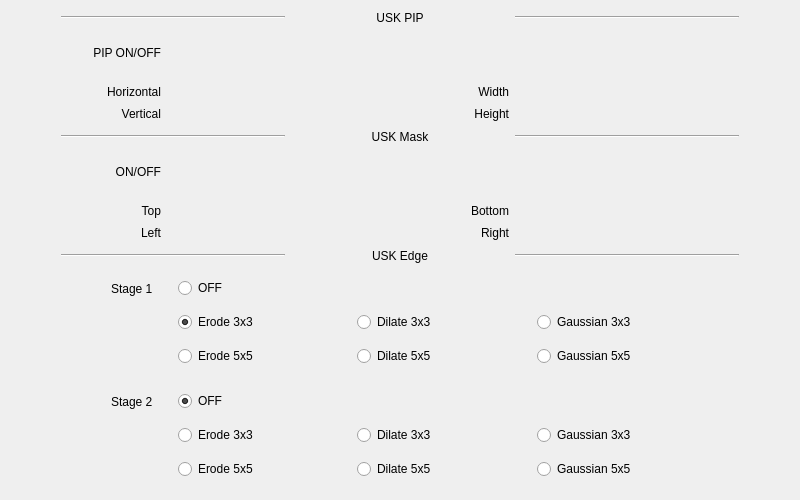
<?xml version="1.0" encoding="UTF-8"?>
<ui version="4.0">
 <class>CUE01_USK_Widget_Form</class>
 <widget class="QWidget" name="CUE01_USK_Widget_Form">
  <property name="geometry">
   <rect>
    <x>0</x>
    <y>0</y>
    <width>800</width>
    <height>500</height>
   </rect>
  </property>
  <property name="windowTitle">
   <string>Form</string>
  </property>
  <layout class="QHBoxLayout" name="horizontalLayout_9">
   <item>
    <spacer name="horizontalSpacer_13">
     <property name="orientation">
      <enum>Qt::Horizontal</enum>
     </property>
     <property name="sizeType">
      <enum>QSizePolicy::Maximum</enum>
     </property>
     <property name="sizeHint" stdset="0">
      <size>
       <width>50</width>
       <height>20</height>
      </size>
     </property>
    </spacer>
   </item>
   <item>
    <layout class="QVBoxLayout" name="verticalLayout_4">
     <item>
      <layout class="QHBoxLayout" name="horizontalLayout">
       <property name="spacing">
        <number>3</number>
       </property>
       <item>
        <widget class="Line" name="line">
         <property name="orientation">
          <enum>Qt::Horizontal</enum>
         </property>
        </widget>
       </item>
       <item>
        <widget class="QLabel" name="label">
         <property name="text">
          <string>USK PIP</string>
         </property>
         <property name="alignment">
          <set>Qt::AlignCenter</set>
         </property>
        </widget>
       </item>
       <item>
        <widget class="Line" name="line_2">
         <property name="orientation">
          <enum>Qt::Horizontal</enum>
         </property>
        </widget>
       </item>
      </layout>
     </item>
     <item>
      <layout class="QHBoxLayout" name="horizontalLayout_3">
       <property name="spacing">
        <number>13</number>
       </property>
       <item>
        <widget class="QLabel" name="label_3">
         <property name="minimumSize">
          <size>
           <width>100</width>
           <height>0</height>
          </size>
         </property>
         <property name="maximumSize">
          <size>
           <width>100</width>
           <height>16777215</height>
          </size>
         </property>
         <property name="text">
          <string>PIP ON/OFF</string>
         </property>
         <property name="alignment">
          <set>Qt::AlignRight|Qt::AlignTrailing|Qt::AlignVCenter</set>
         </property>
        </widget>
       </item>
       <item>
        <widget class="SwitchBtn" name="widget_pip_switchbtn" native="true"/>
       </item>
       <item>
        <spacer name="horizontalSpacer">
         <property name="orientation">
          <enum>Qt::Horizontal</enum>
         </property>
         <property name="sizeType">
          <enum>QSizePolicy::Expanding</enum>
         </property>
         <property name="sizeHint" stdset="0">
          <size>
           <width>40</width>
           <height>20</height>
          </size>
         </property>
        </spacer>
       </item>
      </layout>
     </item>
     <item>
      <layout class="QGridLayout" name="gridLayout_3">
       <property name="horizontalSpacing">
        <number>18</number>
       </property>
       <property name="verticalSpacing">
        <number>0</number>
       </property>
       <item row="0" column="1">
        <widget class="SingleSliderWithDoubleSpinbox" name="widget_pip_hori" native="true"/>
       </item>
       <item row="0" column="2">
        <spacer name="horizontalSpacer_7">
         <property name="orientation">
          <enum>Qt::Horizontal</enum>
         </property>
         <property name="sizeType">
          <enum>QSizePolicy::Maximum</enum>
         </property>
         <property name="sizeHint" stdset="0">
          <size>
           <width>40</width>
           <height>20</height>
          </size>
         </property>
        </spacer>
       </item>
       <item row="1" column="0">
        <widget class="QLabel" name="label_9">
         <property name="minimumSize">
          <size>
           <width>100</width>
           <height>0</height>
          </size>
         </property>
         <property name="maximumSize">
          <size>
           <width>100</width>
           <height>16777215</height>
          </size>
         </property>
         <property name="text">
          <string>Vertical</string>
         </property>
         <property name="alignment">
          <set>Qt::AlignRight|Qt::AlignTrailing|Qt::AlignVCenter</set>
         </property>
        </widget>
       </item>
       <item row="0" column="0">
        <widget class="QLabel" name="label_8">
         <property name="minimumSize">
          <size>
           <width>100</width>
           <height>0</height>
          </size>
         </property>
         <property name="maximumSize">
          <size>
           <width>100</width>
           <height>16777215</height>
          </size>
         </property>
         <property name="text">
          <string>Horizontal</string>
         </property>
         <property name="alignment">
          <set>Qt::AlignRight|Qt::AlignTrailing|Qt::AlignVCenter</set>
         </property>
        </widget>
       </item>
       <item row="1" column="2">
        <spacer name="horizontalSpacer_8">
         <property name="orientation">
          <enum>Qt::Horizontal</enum>
         </property>
         <property name="sizeType">
          <enum>QSizePolicy::Maximum</enum>
         </property>
         <property name="sizeHint" stdset="0">
          <size>
           <width>40</width>
           <height>20</height>
          </size>
         </property>
        </spacer>
       </item>
       <item row="0" column="4">
        <widget class="SingleSliderWithDoubleSpinbox" name="widget_pip_width" native="true"/>
       </item>
       <item row="1" column="4">
        <widget class="SingleSliderWithDoubleSpinbox" name="widget_pip_height" native="true"/>
       </item>
       <item row="1" column="1">
        <widget class="SingleSliderWithDoubleSpinbox" name="widget_pip_verti" native="true"/>
       </item>
       <item row="0" column="3">
        <widget class="QLabel" name="label_10">
         <property name="minimumSize">
          <size>
           <width>60</width>
           <height>0</height>
          </size>
         </property>
         <property name="maximumSize">
          <size>
           <width>60</width>
           <height>16777215</height>
          </size>
         </property>
         <property name="text">
          <string>Width</string>
         </property>
         <property name="alignment">
          <set>Qt::AlignRight|Qt::AlignTrailing|Qt::AlignVCenter</set>
         </property>
        </widget>
       </item>
       <item row="1" column="3">
        <widget class="QLabel" name="label_11">
         <property name="minimumSize">
          <size>
           <width>60</width>
           <height>0</height>
          </size>
         </property>
         <property name="maximumSize">
          <size>
           <width>60</width>
           <height>16777215</height>
          </size>
         </property>
         <property name="text">
          <string>Height</string>
         </property>
         <property name="alignment">
          <set>Qt::AlignRight|Qt::AlignTrailing|Qt::AlignVCenter</set>
         </property>
        </widget>
       </item>
      </layout>
     </item>
     <item>
      <layout class="QHBoxLayout" name="horizontalLayout_2">
       <property name="spacing">
        <number>3</number>
       </property>
       <item>
        <widget class="Line" name="line_3">
         <property name="orientation">
          <enum>Qt::Horizontal</enum>
         </property>
        </widget>
       </item>
       <item>
        <widget class="QLabel" name="label_2">
         <property name="text">
          <string>USK Mask</string>
         </property>
         <property name="alignment">
          <set>Qt::AlignCenter</set>
         </property>
        </widget>
       </item>
       <item>
        <widget class="Line" name="line_4">
         <property name="orientation">
          <enum>Qt::Horizontal</enum>
         </property>
        </widget>
       </item>
      </layout>
     </item>
     <item>
      <layout class="QHBoxLayout" name="horizontalLayout_4">
       <property name="spacing">
        <number>13</number>
       </property>
       <item>
        <widget class="QLabel" name="label_4">
         <property name="minimumSize">
          <size>
           <width>100</width>
           <height>0</height>
          </size>
         </property>
         <property name="maximumSize">
          <size>
           <width>100</width>
           <height>16777215</height>
          </size>
         </property>
         <property name="text">
          <string>ON/OFF</string>
         </property>
         <property name="alignment">
          <set>Qt::AlignRight|Qt::AlignTrailing|Qt::AlignVCenter</set>
         </property>
        </widget>
       </item>
       <item>
        <widget class="SwitchBtn" name="widget_mask_switchbtn" native="true"/>
       </item>
       <item>
        <spacer name="horizontalSpacer_2">
         <property name="orientation">
          <enum>Qt::Horizontal</enum>
         </property>
         <property name="sizeType">
          <enum>QSizePolicy::Expanding</enum>
         </property>
         <property name="sizeHint" stdset="0">
          <size>
           <width>40</width>
           <height>20</height>
          </size>
         </property>
        </spacer>
       </item>
      </layout>
     </item>
     <item>
      <layout class="QGridLayout" name="gridLayout_4">
       <property name="horizontalSpacing">
        <number>18</number>
       </property>
       <property name="verticalSpacing">
        <number>0</number>
       </property>
       <item row="0" column="0">
        <widget class="QLabel" name="label_12">
         <property name="minimumSize">
          <size>
           <width>100</width>
           <height>0</height>
          </size>
         </property>
         <property name="maximumSize">
          <size>
           <width>100</width>
           <height>16777215</height>
          </size>
         </property>
         <property name="text">
          <string>Top</string>
         </property>
         <property name="alignment">
          <set>Qt::AlignRight|Qt::AlignTrailing|Qt::AlignVCenter</set>
         </property>
        </widget>
       </item>
       <item row="0" column="4">
        <widget class="SingleSliderWithDoubleSpinbox" name="widget_mask_bottom" native="true"/>
       </item>
       <item row="1" column="0">
        <widget class="QLabel" name="label_13">
         <property name="minimumSize">
          <size>
           <width>100</width>
           <height>0</height>
          </size>
         </property>
         <property name="maximumSize">
          <size>
           <width>100</width>
           <height>16777215</height>
          </size>
         </property>
         <property name="text">
          <string>Left</string>
         </property>
         <property name="alignment">
          <set>Qt::AlignRight|Qt::AlignTrailing|Qt::AlignVCenter</set>
         </property>
        </widget>
       </item>
       <item row="1" column="2">
        <spacer name="horizontalSpacer_10">
         <property name="orientation">
          <enum>Qt::Horizontal</enum>
         </property>
         <property name="sizeType">
          <enum>QSizePolicy::Maximum</enum>
         </property>
         <property name="sizeHint" stdset="0">
          <size>
           <width>40</width>
           <height>20</height>
          </size>
         </property>
        </spacer>
       </item>
       <item row="1" column="1">
        <widget class="SingleSliderWithDoubleSpinbox" name="widget_mask_left" native="true"/>
       </item>
       <item row="0" column="1">
        <widget class="SingleSliderWithDoubleSpinbox" name="widget_mask_top" native="true"/>
       </item>
       <item row="1" column="4">
        <widget class="SingleSliderWithDoubleSpinbox" name="widget_mask_right" native="true"/>
       </item>
       <item row="0" column="2">
        <spacer name="horizontalSpacer_9">
         <property name="orientation">
          <enum>Qt::Horizontal</enum>
         </property>
         <property name="sizeType">
          <enum>QSizePolicy::Maximum</enum>
         </property>
         <property name="sizeHint" stdset="0">
          <size>
           <width>40</width>
           <height>20</height>
          </size>
         </property>
        </spacer>
       </item>
       <item row="0" column="3">
        <widget class="QLabel" name="label_14">
         <property name="minimumSize">
          <size>
           <width>60</width>
           <height>0</height>
          </size>
         </property>
         <property name="maximumSize">
          <size>
           <width>60</width>
           <height>16777215</height>
          </size>
         </property>
         <property name="text">
          <string>Bottom</string>
         </property>
         <property name="alignment">
          <set>Qt::AlignRight|Qt::AlignTrailing|Qt::AlignVCenter</set>
         </property>
        </widget>
       </item>
       <item row="1" column="3">
        <widget class="QLabel" name="label_15">
         <property name="minimumSize">
          <size>
           <width>60</width>
           <height>0</height>
          </size>
         </property>
         <property name="maximumSize">
          <size>
           <width>60</width>
           <height>16777215</height>
          </size>
         </property>
         <property name="text">
          <string>Right</string>
         </property>
         <property name="alignment">
          <set>Qt::AlignRight|Qt::AlignTrailing|Qt::AlignVCenter</set>
         </property>
        </widget>
       </item>
      </layout>
     </item>
     <item>
      <layout class="QHBoxLayout" name="horizontalLayout_5">
       <property name="spacing">
        <number>3</number>
       </property>
       <item>
        <widget class="Line" name="line_5">
         <property name="orientation">
          <enum>Qt::Horizontal</enum>
         </property>
        </widget>
       </item>
       <item>
        <widget class="QLabel" name="label_5">
         <property name="text">
          <string>USK Edge</string>
         </property>
         <property name="alignment">
          <set>Qt::AlignCenter</set>
         </property>
        </widget>
       </item>
       <item>
        <widget class="Line" name="line_6">
         <property name="orientation">
          <enum>Qt::Horizontal</enum>
         </property>
        </widget>
       </item>
      </layout>
     </item>
     <item>
      <widget class="QWidget" name="radio_main_widget" native="true">
       <property name="minimumSize">
        <size>
         <width>0</width>
         <height>220</height>
        </size>
       </property>
       <layout class="QHBoxLayout" name="horizontalLayout_8">
        <property name="leftMargin">
         <number>0</number>
        </property>
        <property name="topMargin">
         <number>0</number>
        </property>
        <property name="rightMargin">
         <number>0</number>
        </property>
        <property name="bottomMargin">
         <number>0</number>
        </property>
        <item>
         <spacer name="horizontalSpacer_11">
          <property name="orientation">
           <enum>Qt::Horizontal</enum>
          </property>
          <property name="sizeType">
           <enum>QSizePolicy::Maximum</enum>
          </property>
          <property name="sizeHint" stdset="0">
           <size>
            <width>50</width>
            <height>20</height>
           </size>
          </property>
         </spacer>
        </item>
        <item>
         <layout class="QVBoxLayout" name="verticalLayout_3">
          <item>
           <layout class="QHBoxLayout" name="horizontalLayout_6">
            <item>
             <layout class="QVBoxLayout" name="verticalLayout">
              <item>
               <widget class="QLabel" name="label_6">
                <property name="sizePolicy">
                 <sizepolicy hsizetype="Fixed" vsizetype="Preferred">
                  <horstretch>0</horstretch>
                  <verstretch>0</verstretch>
                 </sizepolicy>
                </property>
                <property name="minimumSize">
                 <size>
                  <width>52</width>
                  <height>0</height>
                 </size>
                </property>
                <property name="maximumSize">
                 <size>
                  <width>52</width>
                  <height>16777215</height>
                 </size>
                </property>
                <property name="text">
                 <string>Stage 1</string>
                </property>
               </widget>
              </item>
              <item>
               <spacer name="verticalSpacer">
                <property name="orientation">
                 <enum>Qt::Vertical</enum>
                </property>
                <property name="sizeType">
                 <enum>QSizePolicy::Maximum</enum>
                </property>
                <property name="sizeHint" stdset="0">
                 <size>
                  <width>20</width>
                  <height>68</height>
                 </size>
                </property>
               </spacer>
              </item>
             </layout>
            </item>
            <item>
             <widget class="QWidget" name="widget_radios_goup_1" native="true">
              <layout class="QGridLayout" name="gridLayout">
               <property name="topMargin">
                <number>5</number>
               </property>
               <property name="bottomMargin">
                <number>5</number>
               </property>
               <property name="horizontalSpacing">
                <number>36</number>
               </property>
               <property name="verticalSpacing">
                <number>10</number>
               </property>
               <item row="0" column="0">
                <widget class="QRadioButton" name="radioButton_stage_1_off">
                 <property name="sizePolicy">
                  <sizepolicy hsizetype="Expanding" vsizetype="Fixed">
                   <horstretch>0</horstretch>
                   <verstretch>0</verstretch>
                  </sizepolicy>
                 </property>
                 <property name="text">
                  <string>OFF</string>
                 </property>
                </widget>
               </item>
               <item row="0" column="1">
                <spacer name="horizontalSpacer_3">
                 <property name="orientation">
                  <enum>Qt::Horizontal</enum>
                 </property>
                 <property name="sizeType">
                  <enum>QSizePolicy::Maximum</enum>
                 </property>
                 <property name="sizeHint" stdset="0">
                  <size>
                   <width>92</width>
                   <height>20</height>
                  </size>
                 </property>
                </spacer>
               </item>
               <item row="0" column="2">
                <spacer name="horizontalSpacer_4">
                 <property name="orientation">
                  <enum>Qt::Horizontal</enum>
                 </property>
                 <property name="sizeType">
                  <enum>QSizePolicy::Maximum</enum>
                 </property>
                 <property name="sizeHint" stdset="0">
                  <size>
                   <width>92</width>
                   <height>20</height>
                  </size>
                 </property>
                </spacer>
               </item>
               <item row="1" column="0">
                <widget class="QRadioButton" name="radioButton_stage_1_erode_3">
                 <property name="sizePolicy">
                  <sizepolicy hsizetype="Expanding" vsizetype="Fixed">
                   <horstretch>0</horstretch>
                   <verstretch>0</verstretch>
                  </sizepolicy>
                 </property>
                 <property name="minimumSize">
                  <size>
                   <width>100</width>
                   <height>0</height>
                  </size>
                 </property>
                 <property name="text">
                  <string>Erode 3x3</string>
                 </property>
                 <property name="checked">
                  <bool>true</bool>
                 </property>
                </widget>
               </item>
               <item row="1" column="2">
                <widget class="QRadioButton" name="radioButton_stage1_gaussian3">
                 <property name="sizePolicy">
                  <sizepolicy hsizetype="Expanding" vsizetype="Fixed">
                   <horstretch>0</horstretch>
                   <verstretch>0</verstretch>
                  </sizepolicy>
                 </property>
                 <property name="minimumSize">
                  <size>
                   <width>100</width>
                   <height>0</height>
                  </size>
                 </property>
                 <property name="text">
                  <string>Gaussian 3x3</string>
                 </property>
                </widget>
               </item>
               <item row="2" column="0">
                <widget class="QRadioButton" name="radioButton_stage_1_erode_5">
                 <property name="sizePolicy">
                  <sizepolicy hsizetype="Expanding" vsizetype="Fixed">
                   <horstretch>0</horstretch>
                   <verstretch>0</verstretch>
                  </sizepolicy>
                 </property>
                 <property name="minimumSize">
                  <size>
                   <width>100</width>
                   <height>0</height>
                  </size>
                 </property>
                 <property name="text">
                  <string>Erode 5x5</string>
                 </property>
                </widget>
               </item>
               <item row="2" column="1">
                <widget class="QRadioButton" name="radioButton_stage_1_dilate_5">
                 <property name="sizePolicy">
                  <sizepolicy hsizetype="Expanding" vsizetype="Fixed">
                   <horstretch>0</horstretch>
                   <verstretch>0</verstretch>
                  </sizepolicy>
                 </property>
                 <property name="minimumSize">
                  <size>
                   <width>100</width>
                   <height>0</height>
                  </size>
                 </property>
                 <property name="text">
                  <string>Dilate 5x5</string>
                 </property>
                </widget>
               </item>
               <item row="2" column="2">
                <widget class="QRadioButton" name="radioButton_stage1_gaussian5">
                 <property name="sizePolicy">
                  <sizepolicy hsizetype="Expanding" vsizetype="Fixed">
                   <horstretch>0</horstretch>
                   <verstretch>0</verstretch>
                  </sizepolicy>
                 </property>
                 <property name="minimumSize">
                  <size>
                   <width>100</width>
                   <height>0</height>
                  </size>
                 </property>
                 <property name="text">
                  <string>Gaussian 5x5</string>
                 </property>
                </widget>
               </item>
               <item row="1" column="1">
                <widget class="QRadioButton" name="radioButton_stage_1_dilate_3">
                 <property name="sizePolicy">
                  <sizepolicy hsizetype="Expanding" vsizetype="Fixed">
                   <horstretch>0</horstretch>
                   <verstretch>0</verstretch>
                  </sizepolicy>
                 </property>
                 <property name="minimumSize">
                  <size>
                   <width>100</width>
                   <height>0</height>
                  </size>
                 </property>
                 <property name="text">
                  <string>Dilate 3x3</string>
                 </property>
                </widget>
               </item>
              </layout>
             </widget>
            </item>
           </layout>
          </item>
          <item>
           <layout class="QHBoxLayout" name="horizontalLayout_7">
            <item>
             <layout class="QVBoxLayout" name="verticalLayout_2">
              <item>
               <widget class="QLabel" name="label_7">
                <property name="sizePolicy">
                 <sizepolicy hsizetype="Fixed" vsizetype="Preferred">
                  <horstretch>0</horstretch>
                  <verstretch>0</verstretch>
                 </sizepolicy>
                </property>
                <property name="minimumSize">
                 <size>
                  <width>52</width>
                  <height>0</height>
                 </size>
                </property>
                <property name="maximumSize">
                 <size>
                  <width>52</width>
                  <height>16777215</height>
                 </size>
                </property>
                <property name="text">
                 <string>Stage 2</string>
                </property>
               </widget>
              </item>
              <item>
               <spacer name="verticalSpacer_2">
                <property name="orientation">
                 <enum>Qt::Vertical</enum>
                </property>
                <property name="sizeType">
                 <enum>QSizePolicy::Maximum</enum>
                </property>
                <property name="sizeHint" stdset="0">
                 <size>
                  <width>20</width>
                  <height>68</height>
                 </size>
                </property>
               </spacer>
              </item>
             </layout>
            </item>
            <item>
             <widget class="QWidget" name="widget_radios_group_2" native="true">
              <layout class="QGridLayout" name="gridLayout_2">
               <property name="topMargin">
                <number>5</number>
               </property>
               <property name="bottomMargin">
                <number>5</number>
               </property>
               <property name="horizontalSpacing">
                <number>36</number>
               </property>
               <property name="verticalSpacing">
                <number>10</number>
               </property>
               <item row="0" column="0">
                <widget class="QRadioButton" name="radioButton_stage_2_off">
                 <property name="sizePolicy">
                  <sizepolicy hsizetype="Expanding" vsizetype="Fixed">
                   <horstretch>0</horstretch>
                   <verstretch>0</verstretch>
                  </sizepolicy>
                 </property>
                 <property name="text">
                  <string>OFF</string>
                 </property>
                 <property name="checked">
                  <bool>true</bool>
                 </property>
                </widget>
               </item>
               <item row="0" column="1">
                <spacer name="horizontalSpacer_5">
                 <property name="orientation">
                  <enum>Qt::Horizontal</enum>
                 </property>
                 <property name="sizeType">
                  <enum>QSizePolicy::Maximum</enum>
                 </property>
                 <property name="sizeHint" stdset="0">
                  <size>
                   <width>92</width>
                   <height>20</height>
                  </size>
                 </property>
                </spacer>
               </item>
               <item row="0" column="2">
                <spacer name="horizontalSpacer_6">
                 <property name="orientation">
                  <enum>Qt::Horizontal</enum>
                 </property>
                 <property name="sizeType">
                  <enum>QSizePolicy::Maximum</enum>
                 </property>
                 <property name="sizeHint" stdset="0">
                  <size>
                   <width>92</width>
                   <height>20</height>
                  </size>
                 </property>
                </spacer>
               </item>
               <item row="1" column="0">
                <widget class="QRadioButton" name="radioButton_stage2_erode3">
                 <property name="sizePolicy">
                  <sizepolicy hsizetype="Expanding" vsizetype="Fixed">
                   <horstretch>0</horstretch>
                   <verstretch>0</verstretch>
                  </sizepolicy>
                 </property>
                 <property name="minimumSize">
                  <size>
                   <width>100</width>
                   <height>0</height>
                  </size>
                 </property>
                 <property name="text">
                  <string>Erode 3x3</string>
                 </property>
                </widget>
               </item>
               <item row="1" column="1">
                <widget class="QRadioButton" name="radioButton_stage2_dilate3">
                 <property name="sizePolicy">
                  <sizepolicy hsizetype="Expanding" vsizetype="Fixed">
                   <horstretch>0</horstretch>
                   <verstretch>0</verstretch>
                  </sizepolicy>
                 </property>
                 <property name="minimumSize">
                  <size>
                   <width>100</width>
                   <height>0</height>
                  </size>
                 </property>
                 <property name="text">
                  <string>Dilate 3x3</string>
                 </property>
                </widget>
               </item>
               <item row="1" column="2">
                <widget class="QRadioButton" name="radioButton_stage2_gaussian3">
                 <property name="sizePolicy">
                  <sizepolicy hsizetype="Expanding" vsizetype="Fixed">
                   <horstretch>0</horstretch>
                   <verstretch>0</verstretch>
                  </sizepolicy>
                 </property>
                 <property name="minimumSize">
                  <size>
                   <width>100</width>
                   <height>0</height>
                  </size>
                 </property>
                 <property name="text">
                  <string>Gaussian 3x3</string>
                 </property>
                </widget>
               </item>
               <item row="2" column="0">
                <widget class="QRadioButton" name="radioButton_stage2_erode5">
                 <property name="sizePolicy">
                  <sizepolicy hsizetype="Expanding" vsizetype="Fixed">
                   <horstretch>0</horstretch>
                   <verstretch>0</verstretch>
                  </sizepolicy>
                 </property>
                 <property name="minimumSize">
                  <size>
                   <width>100</width>
                   <height>0</height>
                  </size>
                 </property>
                 <property name="text">
                  <string>Erode 5x5</string>
                 </property>
                </widget>
               </item>
               <item row="2" column="1">
                <widget class="QRadioButton" name="radioButton_stage2_dilate5">
                 <property name="sizePolicy">
                  <sizepolicy hsizetype="Expanding" vsizetype="Fixed">
                   <horstretch>0</horstretch>
                   <verstretch>0</verstretch>
                  </sizepolicy>
                 </property>
                 <property name="minimumSize">
                  <size>
                   <width>100</width>
                   <height>0</height>
                  </size>
                 </property>
                 <property name="text">
                  <string>Dilate 5x5</string>
                 </property>
                </widget>
               </item>
               <item row="2" column="2">
                <widget class="QRadioButton" name="radioButton_stage2_gaussian5">
                 <property name="sizePolicy">
                  <sizepolicy hsizetype="Expanding" vsizetype="Fixed">
                   <horstretch>0</horstretch>
                   <verstretch>0</verstretch>
                  </sizepolicy>
                 </property>
                 <property name="minimumSize">
                  <size>
                   <width>100</width>
                   <height>0</height>
                  </size>
                 </property>
                 <property name="text">
                  <string>Gaussian 5x5</string>
                 </property>
                </widget>
               </item>
              </layout>
             </widget>
            </item>
           </layout>
          </item>
         </layout>
        </item>
        <item>
         <spacer name="horizontalSpacer_12">
          <property name="orientation">
           <enum>Qt::Horizontal</enum>
          </property>
          <property name="sizeType">
           <enum>QSizePolicy::Maximum</enum>
          </property>
          <property name="sizeHint" stdset="0">
           <size>
            <width>50</width>
            <height>20</height>
           </size>
          </property>
         </spacer>
        </item>
       </layout>
      </widget>
     </item>
    </layout>
   </item>
   <item>
    <spacer name="horizontalSpacer_14">
     <property name="orientation">
      <enum>Qt::Horizontal</enum>
     </property>
     <property name="sizeType">
      <enum>QSizePolicy::Maximum</enum>
     </property>
     <property name="sizeHint" stdset="0">
      <size>
       <width>50</width>
       <height>20</height>
      </size>
     </property>
    </spacer>
   </item>
  </layout>
 </widget>
 <customwidgets>
  <customwidget>
   <class>SwitchBtn</class>
   <extends>QWidget</extends>
   <header>src.components.SwitchButton</header>
   <container>1</container>
  </customwidget>
  <customwidget>
   <class>SingleSliderWithDoubleSpinbox</class>
   <extends>QWidget</extends>
   <header>src.components.SingleSliderWithDoubleSpinbox</header>
   <container>1</container>
  </customwidget>
 </customwidgets>
 <resources/>
 <connections/>
</ui>
